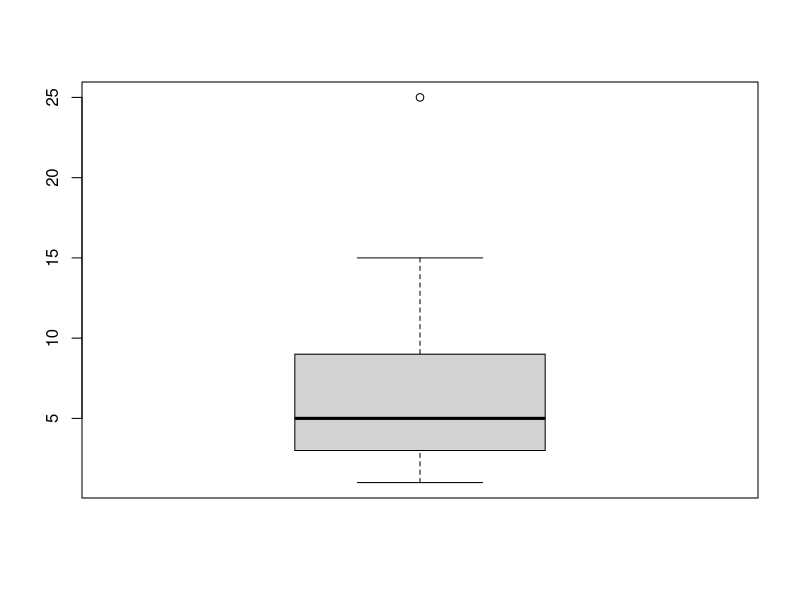
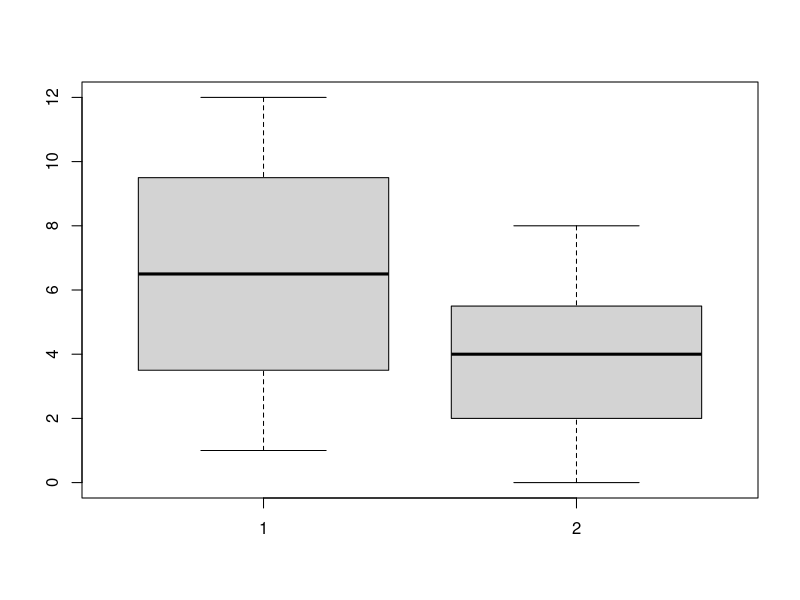
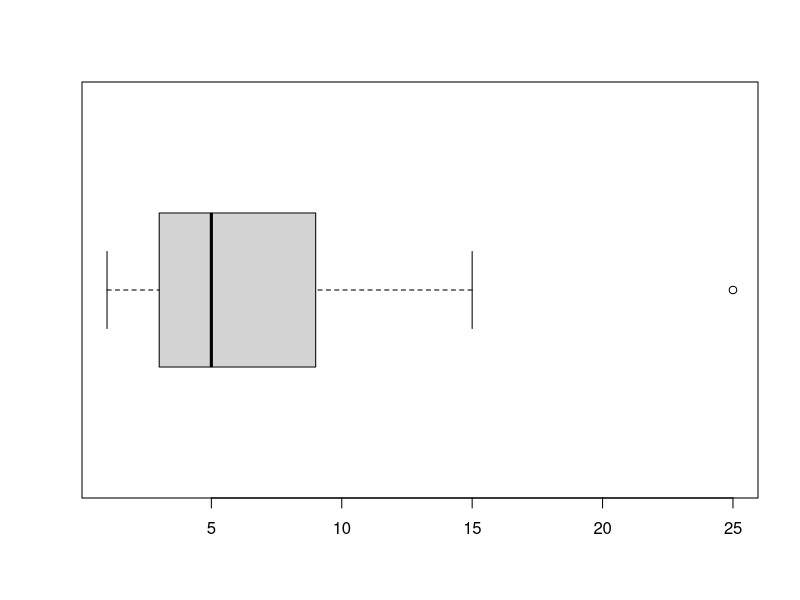
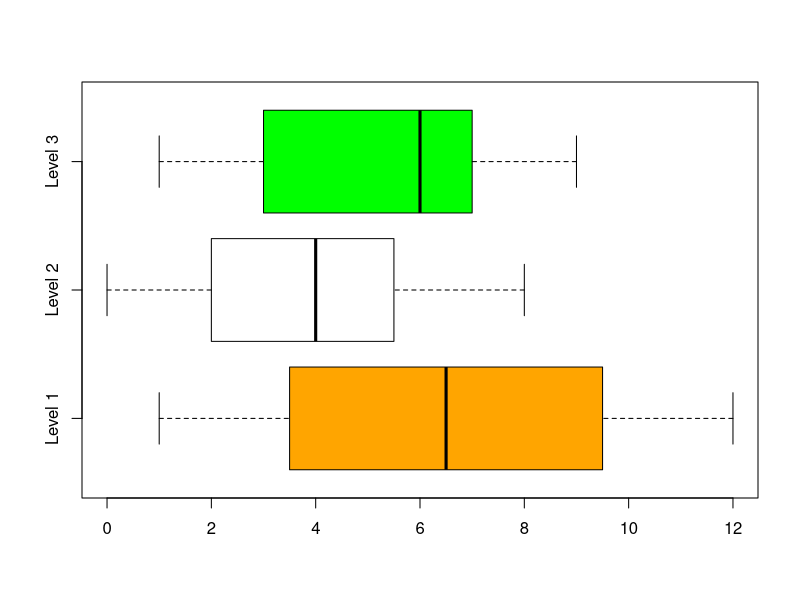

These charts were generated, in order, by the following R code:
#Draw a box plot.
x=c(1,2,3,3,4,5,5,7,9,9,15,25)
boxplot(x)

#Draw multiple box plot.
x=c(1,2,3,4,5,6,7,8,9,10,11,12)
y=c(5,7,8,6,3,4,1,5,2,3,6,4,2,0,1)
boxplot(x,y)

#Changing the orientation horizontally.
x=c(1,2,3,3,4,5,5,7,9,9,15,25)
boxplot(x,horizontal=TRUE)

#For adding colors,Labels and graph name.
x=c(1,2,3,4,5,6,7,8,9,10,11,12)
y=c(5,7,8,6,3,4,1,5,2,3,6,4,2,0,1)
a=c(1,2,3,6,6,6,7,8,9)
boxplot(x,y,a,horizontal=TRUE,names=c("Level 1","Level 2","Level 3"),col=c("Orange","White","Green"))
